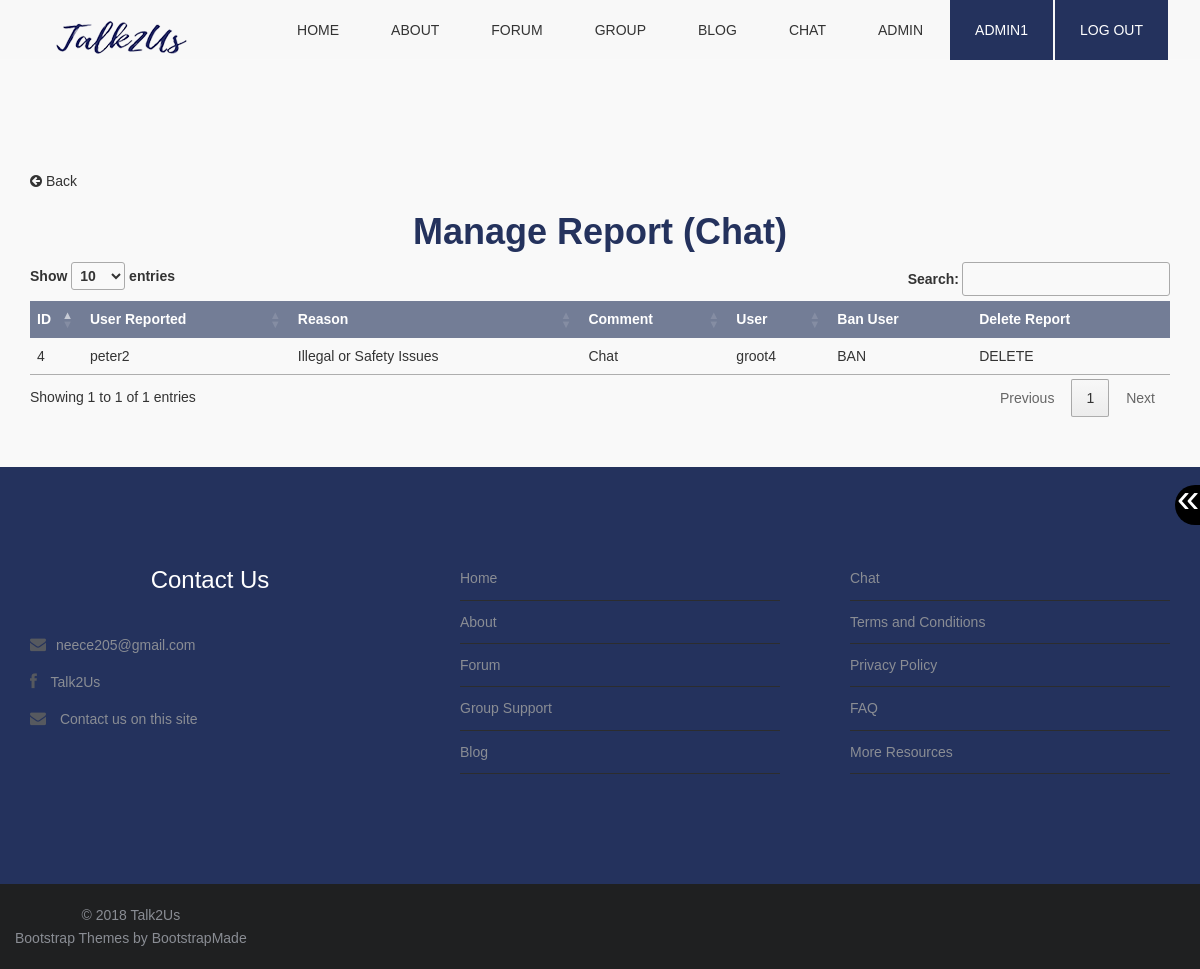
/manageReportChat.php (signed in), run on the app's committed database.
### tables this page shows
CREATE TABLE `reportreason` (
  `reasonID` int(10) NOT NULL,
  `reasonType` varchar(255) NOT NULL
);

CREATE TABLE `report` (
  `reportID` int(10) NOT NULL,
  `userID` int(10) NOT NULL,
  `reasonID` int(10) NOT NULL,
  `comment` varchar(255) DEFAULT NULL
);

CREATE TABLE `user` (
  `userID` int(10) NOT NULL,
  `username` varchar(50) NOT NULL,
  `usernameGen` varchar(50) NOT NULL,
  `email` varchar(50) NOT NULL,
  `passwordHash` varchar(255) NOT NULL,
  `dob` date NOT NULL,
  `accountID` int(10) NOT NULL,
  `banned` tinyint(1) NOT NULL,
  `verified` tinyint(1) NOT NULL
);

### manageReportChat.php (the view, shortened to what this page needs)
<?php
	require_once("function.php");
	include "database_conn.php";
	if(isset($_SESSION['userID'])){
		$accountID = $_SESSION['role'];
	}
	$sqlRep = "SELECT report.reportID,reasonType,comment,reportchat.userID AS reported, report.userID AS reporting
	FROM reportreason JOIN report ON (reportreason.reasonID=report.reasonID)
	JOIN reportchat ON (report.reportID=reportchat.reportID)
	ORDER BY report.reportID";
	$rsRep = mysqli_query($conn,$sqlRep)
	or die(mysqli_error($conn));
	echo makePageStart("Talk2Us - Manage Report(Chat)");
	echo makeNav("");
	echo resizeButtons();
?>
<section class="box">
	<div class="container top-content">
<?php
	if (isset($_SESSION['userID'])){
		if ($accountID == "1") {
			if (mysqli_affected_rows($conn)>0) {
?>
	<a href="manageReport.php" class="backButton"><p><i class="fa fa-arrow-circle-left fa-1x"></i> Back</p></a>
	<h1><strong>Manage Report (Chat)</strong></h1>
	<table id="repChattable">
		<thead>
			<tr>
				<th>ID</th>
				<th>User Reported</th>
				<th>Reason</th>
				<th>Comment</th>
				<th>User</th>
				<th>Ban User</th>
				<th>Delete Report</th>
			</tr>
		</thead>
		<tbody>
<?php
				while($row = mysqli_fetch_assoc($rsRep)){
					$id				= 	$row["reportID"];
					$reason			=	$row["reasonType"];
					$comment		=	$row["comment"];
					$rUserID		=	$row["reporting"];
					$reportedUserID	=	$row["reported"];
					$sqlUname = "SELECT username
									 FROM user
									  WHERE userID='$rUserID'";
					$rsUname = mysqli_query($conn,$sqlUname)
								  or die(mysqli_error($conn));
					$row = mysqli_fetch_row($rsUname)
							or die(mysqli_error($conn));
					$getUsername = $row[0];
					$sqlU = "SELECT username
									 FROM user
									  WHERE userID='$reportedUserID'";
					$rsU = mysqli_query($conn,$sqlU)
								  or die(mysqli_error($conn));
					$rowU = mysqli_fetch_row($rsU)
							or die(mysqli_error($conn));
					$getUserReported = $rowU[0];
					echo "<tr>";
					echo "<td>$id</td>";
					echo "<td>$getUserReported</td>";
					echo "<td>$reason</td>";
					echo "<td>$comment</td>";
					echo "<td>$getUsername</td>";
					echo "<td><a onClick=\"javascript: return confirm(' Are you sure you want to ban: $getUserReported?');\" href=\"banUser.php?userID=$reportedUserID\">BAN</a></td>";
					echo "<td><a onClick=\"javascript: return confirm(' Are you sure you want to delete the report for: $getUserReported?');\" href=\"deleteReportChat.php?reportid=$id\">DELETE</a></td>";
					echo "</tr>";
				}
				echo"</tbody>";
				echo"</table>";
			} else {
				echo noexist("chat users reports");
				echo "<a href=\"manageReport.php\"><p>Return to manage reports</p></a>";
				echo "<a href=\"admin.php\"><p>Return to admin page</p></a>";
			}
		} else {
			echo wronglog("Admins");
		}
	} else {
		echo nolog();
	}
?>
</div>
</section>
<?php
	echo makeFooter();
?>

### css/style.css (style rules this page uses)
body { font-family: Arial, Helvetica, sans-serif; font-size:14px; font-weight:300; line-height:1.6em; color:#333; background-color:#fff; }
h1 { text-align:center; color: #24325D; }
p { color:#333; }
a { text-decoration:none; transition: all 0.1s ease-in-out; -moz-transition: all 0.1s ease-in-out; -webkit-transition: all 0.1s ease-in-out; -o-transition: all 0.1s ease-in-out; outline: none; color:#333; }
section.box { background-color:#f9f9f9; text-align:left; padding-top:50px; padding-bottom:50px; }
.inner-footer ul li,a { list-style:none; }
.top-content { margin-top: 120px !important; }
#submitblogtable td,th, #adminTable td,th,#userTable td,th,#contactTable td,th,#faqtable td,th,#faqquestable td,th, #dbCattable td,th , #applytable td,th , #postblogtable td,th , #submitblogtable td,th , #postblogcattable td,th , #repBlogtable td,th, #dbtopictable td,th, #groupmemtable td,th , #grouptable td,th,#repDBtable td,th,#repGStable td,th,#repChattable td,th { border-style: none !important; padding:0.5em !important; font-family: Arial, Helvetica, sans-serif !important; }
#submitblogtable th, #adminTable th,#userTable th,#contactTable th,#faqtable th,#faqquestable th,#dbCattable th,#applytable th,#postblogtable th,#submitblogtable th ,#postblogcattable th,#repBlogtable th,#dbtopictable th ,#groupmemtable th,#grouptable th,#repDBtable th,#repGStable th,#repChattable th { background-color: #737D96 !important; color: #FFFFFF !important; }
#submitblogtable thead, #adminTable thead,#userTable thead,#contactTable thead,#faqtable thead,#faqquestable thead ,#dbCattable thead ,#applytable thead,#postblogtable thead,#submitblogtable thead ,#postblogcattable thead ,#repBlogtable thead,#dbtopictable thead,#groupmemtable thead,#grouptable thead,#repDBtable thead,#repGStable thead,#repChattable thead { background-color: #737D96 !important; color: #FFFFFF !important; }
.backButton { cursor: pointer; }

### data on the page
reportreason: report.reportID "4", user.username "peter2", reasonType "Illegal or Safety Issues", report.comment "Chat", user.username "groot4"

### other printed values
$_SESSION['username'] "ADMIN1"
